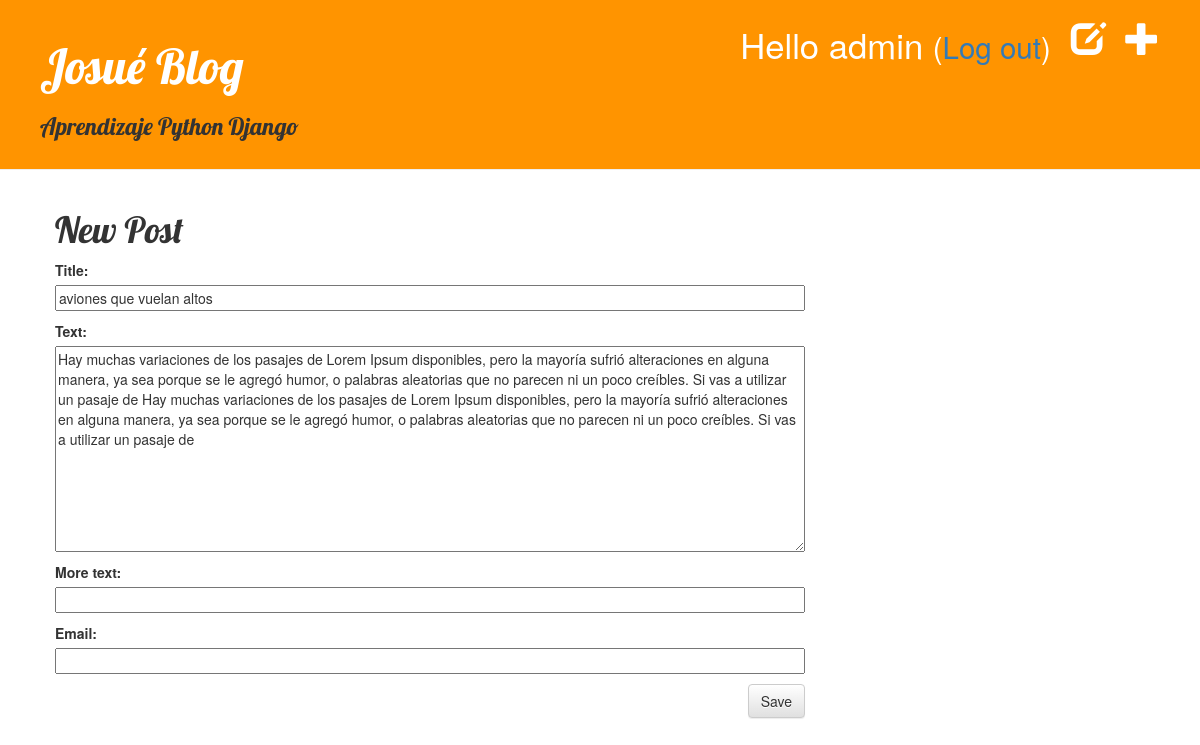
/post/11/edit/ (signed in), run on an earlier commit of the app's database.
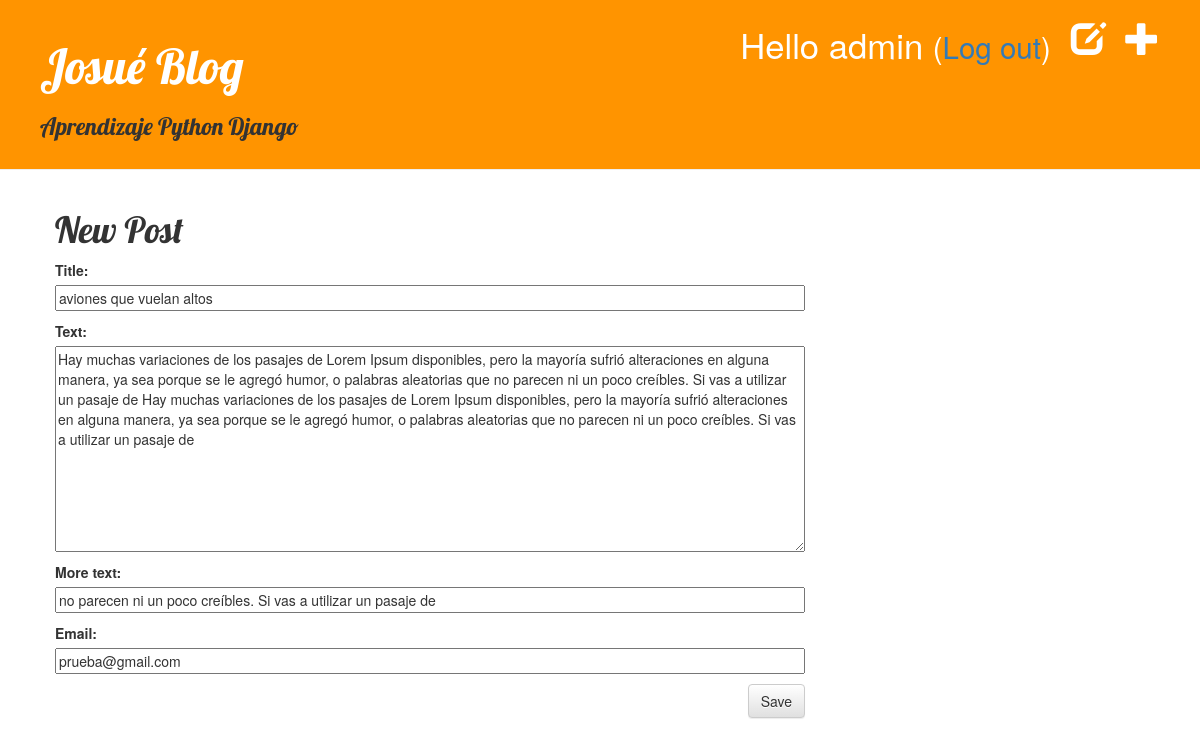
And on a later commit of the database.
### blog/models.py (models this page shows, shortened)
class Post(models.Model):
	author = models.ForeignKey('auth.User')
	title = models.CharField(max_length=200)
	text = models.TextField()
	more_text = models.CharField(max_length=100, null=True)
	email = models.EmailField(null=True)
	created_date = models.DateTimeField(
		default=timezone.now)
	published_date = models.DateTimeField(
		blank=True, null=True)

### blog/views.py (the view)
# urls.py: url(r'^post/(?P<pk>[0-9]+)/edit/$', views.post_edit, name='post_edit'),
@login_required
def post_edit(request, pk):
    post = get_object_or_404(Post, pk=pk)
    if request.method == "POST":
        form = PostForm(request.POST, instance=post)
        if form.is_valid():
            post = form.save(commit=False)
            post.author = request.user
            post.save()
            return redirect('post_detail', pk=post.pk)
    else:
        form = PostForm(instance=post)
    return render(request, 'blog/post_edit.html', {'form': form})

### blog/forms.py
class PostForm(forms.ModelForm):
	class Meta:
		model = Post
		fields = ('title', 'text', 'more_text', 'email',)

### blog/templates/blog/post_edit.html
{% extends 'blog/base.html' %}
{% block content %}
    <h1>New Post</h1>
    <form method="POST" class="post-form">{% csrf_token %}
	{{ form.as_p }}
	<button type="submit" class="save btn btn-default">Save</button>
    </form>
{% endblock %}

What changed in the data, as far as the page shows it:
changed Post "aviones que vuelan altos": more_text (not shown) → "no parecen ni un poco creíbles. Si vas a utilizar un pasaje de"; email (not shown) → "prueba@gmail.com"
